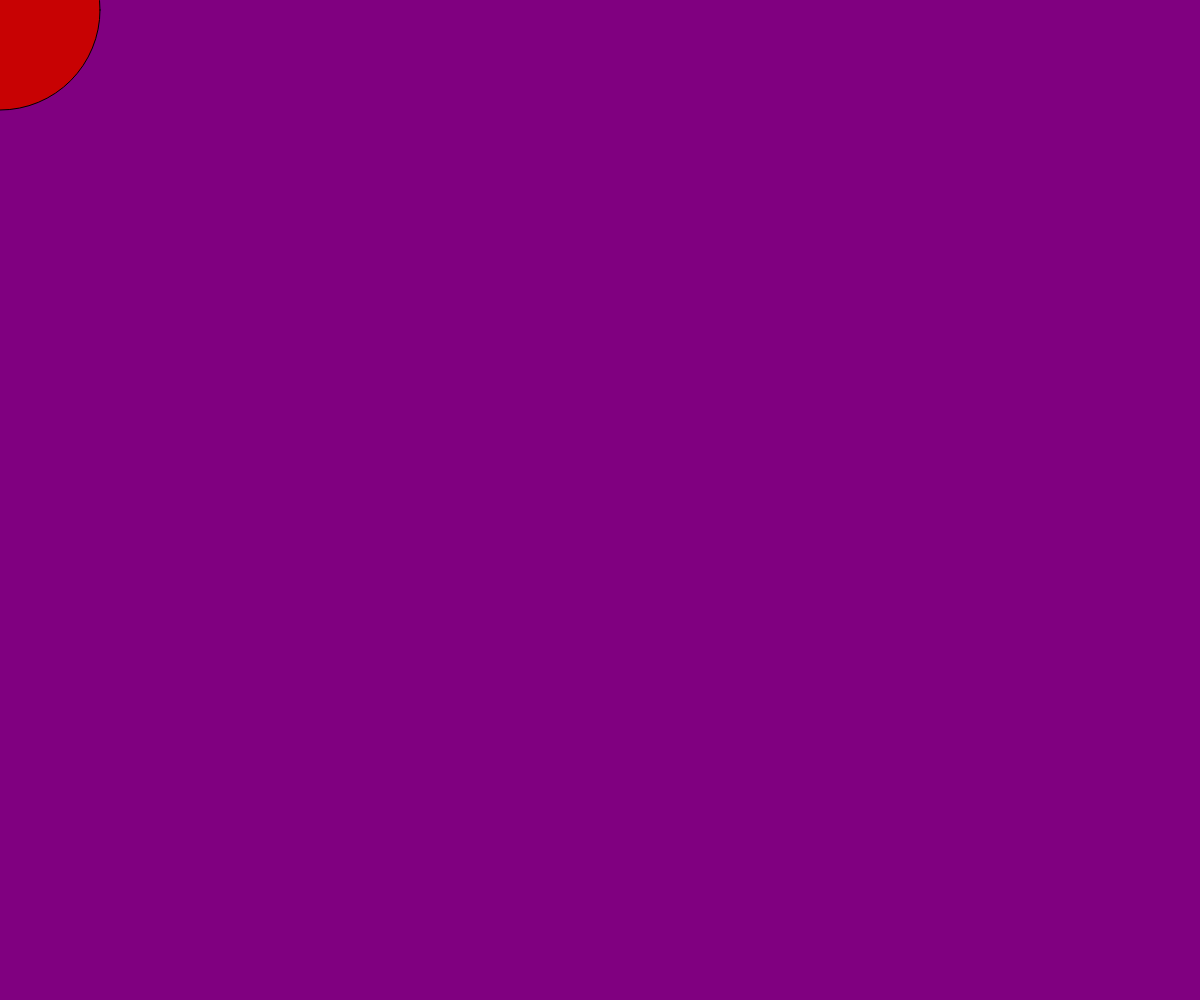
Frame 1 (no input)
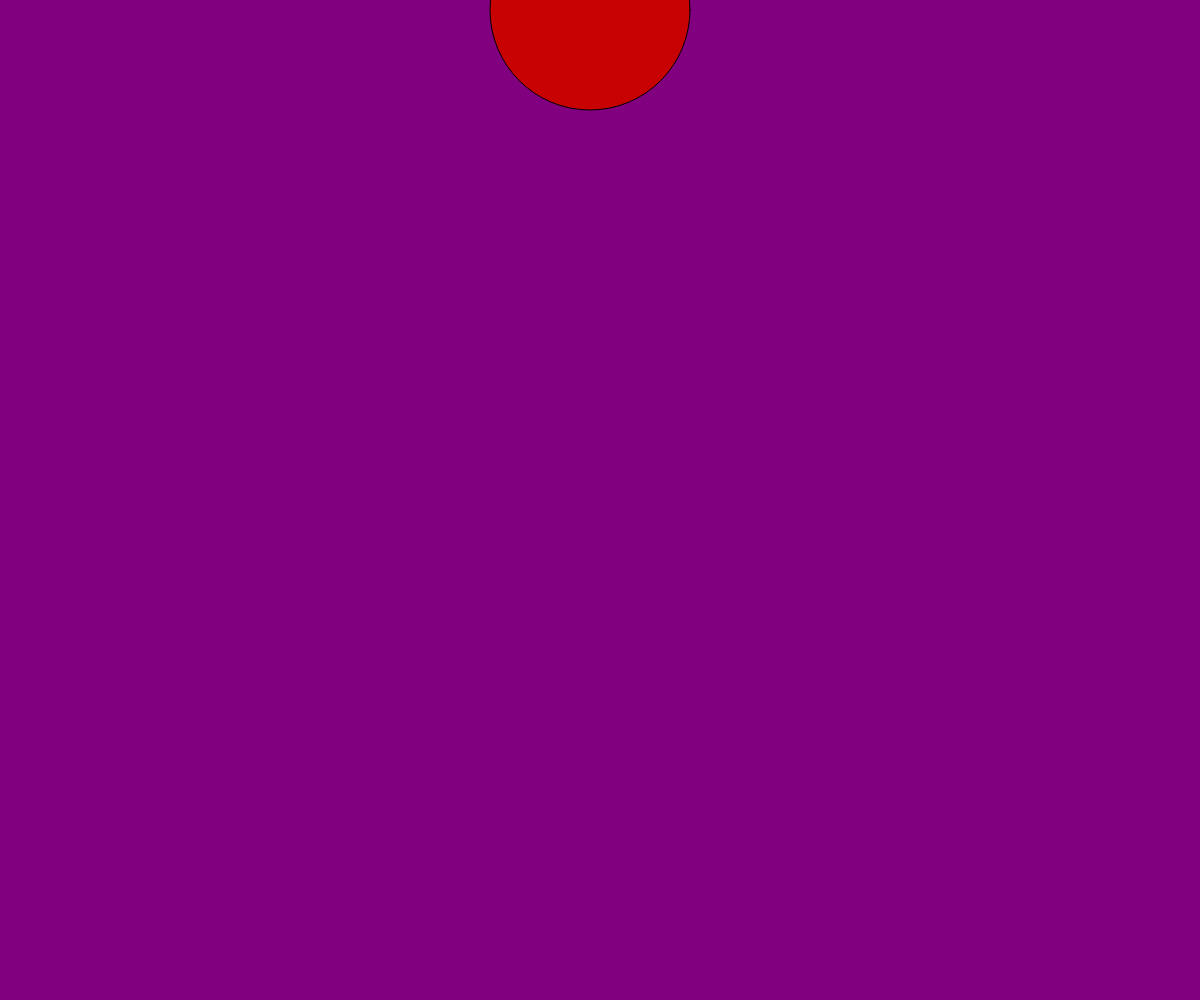
Frame 60 (no input)
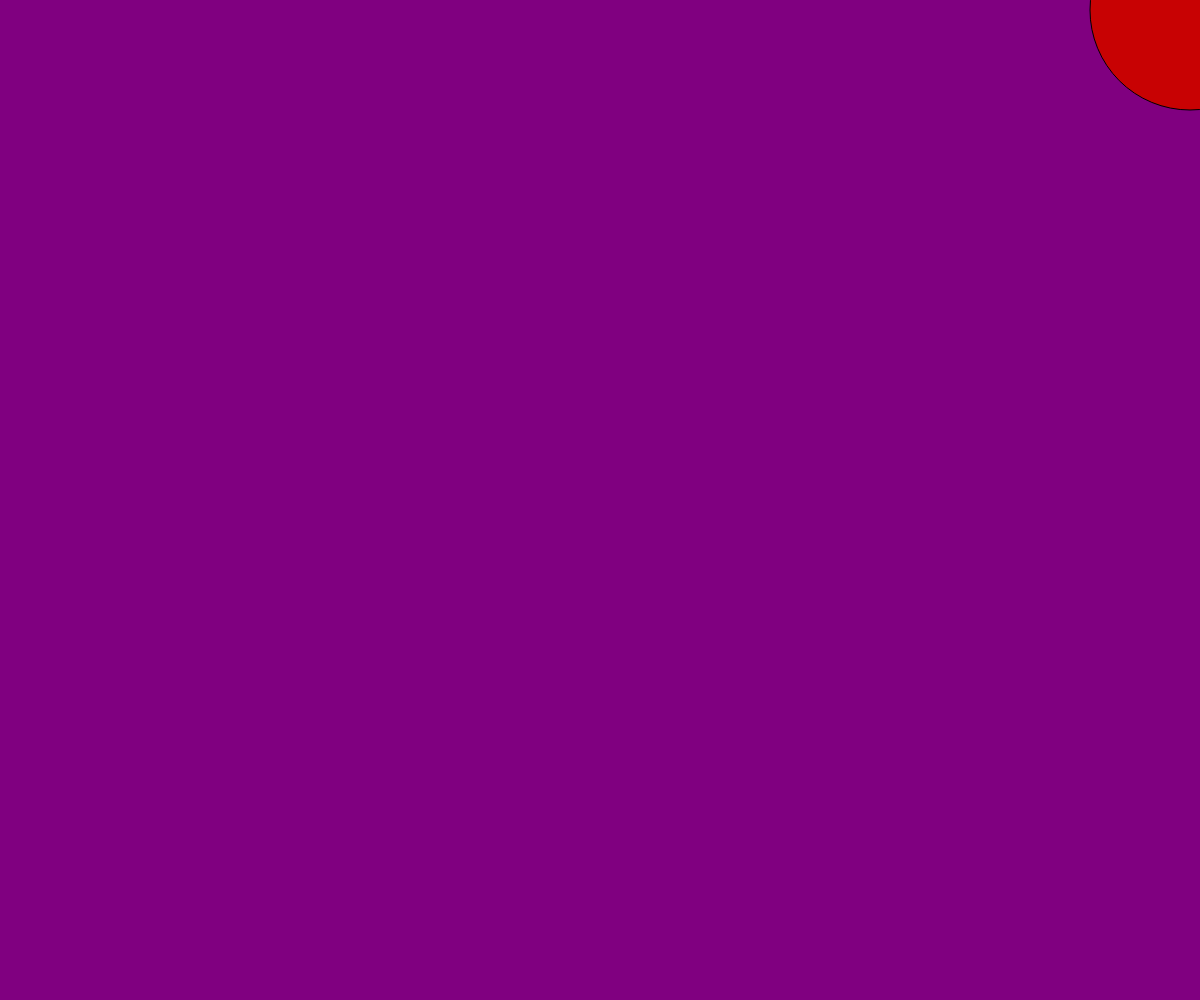
Frame 120 (the mouse pressed at the canvas centre since frame 60)

The p5.js sketch that drew these frames (run headless with seeded random() and noise() and a simulated clock; from frame 60 on, the mouse is pressed at the canvas centre):

// p5.js sketch
// ── sketch.js
var x = 0;
var y = 10;
//Just called once and done
function setup()  {
createCanvas(windowWidth,windowHeight);
}

//Draw runs over and over again
function draw() {
     background('purple');
    fill(200,2,3)
    ellipse(x,y,200,200)
    x = x + 10;
    if (x > width) {
        x = 0;
    }
}
